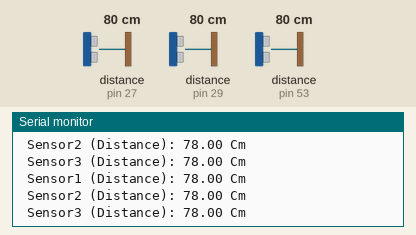
A sketch run on a simulated Arduino Mega 2560, built with avr-gcc and run on an emulated ATmega2560. Shown: the last lines printed to the serial monitor. Wiring (inferred from the names in the program): 3 × ultrasonic range finder: trigger pin 25, echo pin 27 / trigger pin 28, echo pin 29 / trigger pin 52, echo pin 53. Inputs (shaded band) come from the test bench; at power-on: distance to the obstacle (sensors on pin 27, pin 29, pin 53) 80 cm. The echo pulse lasts 58.3 µs per cm.

Above: at 1.3 s.
1.4 s: distance to the obstacle (sensor on pin 27) set to 2 cm
At 2.01 s:
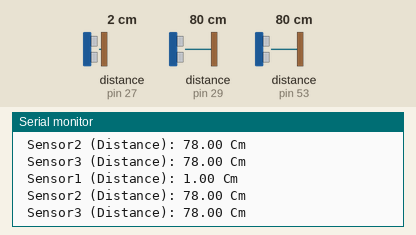
2.9 s: distance to the obstacle (sensor on pin 29) set to 120 cm
At 3.09 s:
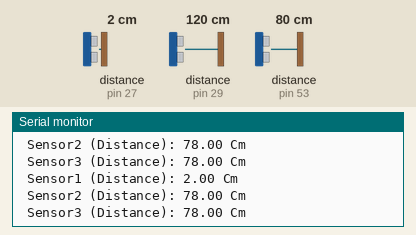
6.0 s: distance to the obstacle (sensor on pin 53) set to 2 cm
At 6.35 s:
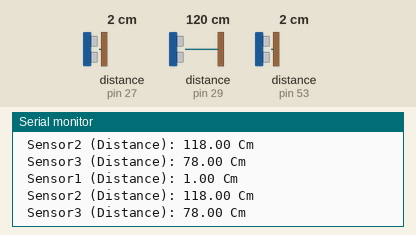
7.5 s: distance to the obstacle (sensor on pin 27) set to 4 cm
At 7.96 s:
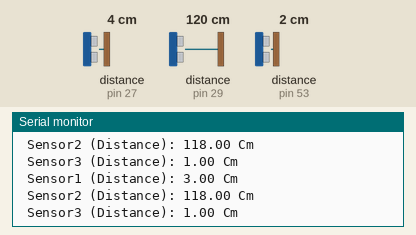
9.0 s: distance to the obstacle (sensor on pin 29) set to 2 cm
At 9.56 s:
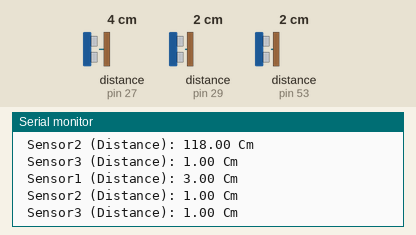
10.5 s: distance to the obstacle (sensor on pin 53) set to 4 cm
At 11.15 s:
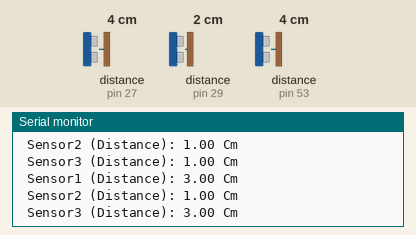
Timing chart, 0 to 13.0 s (numbered marks = the images above; inputs shaded):
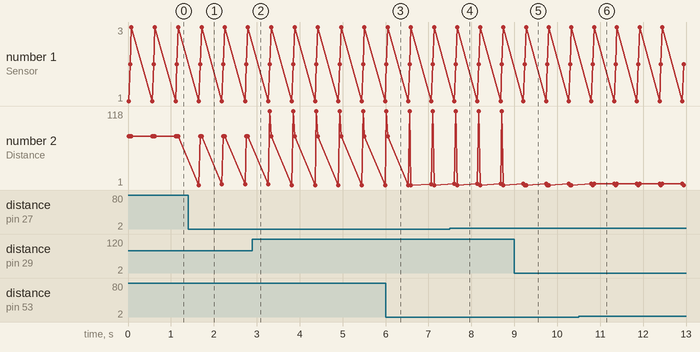

The sketch:

supersonic_sensor.ino
```cpp
#define TRIG_L 25 //TRIG 핀 설정 (초음파 보내는 핀)
#define ECHO_L 27 //ECHO 핀 설정 (초음파 받는 핀)
#define TRIG_R 28 //TRIG 핀 설정 (초음파 보내는 핀)
#define ECHO_R 29 //ECHO 핀 설정 (초음파 받는 핀)
#define TRIG_F 52
#define ECHO_F 53

void setup() {
  Serial.begin(9600); //시리얼모니터로 센서값을 확인하기위해서 시리얼 통신을 정의
  pinMode(TRIG_L, OUTPUT);
  pinMode(ECHO_L, INPUT);
  pinMode(TRIG_R, OUTPUT);
  pinMode(ECHO_R, INPUT);
  pinMode(TRIG_F, OUTPUT);
  pinMode(ECHO_F, INPUT);
}

void loop(){

  unsigned long duration1, duration2, duration3;

  //초음파 센서 1
  digitalWrite(TRIG_L, LOW);
  delayMicroseconds(2);
  digitalWrite(TRIG_L, HIGH);
  delayMicroseconds(10);
  digitalWrite(TRIG_L, LOW);
  duration1 = pulseIn (ECHO_L, HIGH); //물체에 반사되어돌아온 초음파의 시간을 변수에 저장

  //초음파 센서 2
  digitalWrite(TRIG_R, LOW);
  delayMicroseconds(2);
  digitalWrite(TRIG_R, HIGH);
  delayMicroseconds(10);
  digitalWrite(TRIG_R, LOW);
  duration2 = pulseIn (ECHO_R, HIGH); //물체에 반사되어돌아온 초음파의 시간을 변수에 저장

  //초음파 센서 3
  digitalWrite(TRIG_F, LOW);
  delayMicroseconds(2);
  digitalWrite(TRIG_F, HIGH);
  delayMicroseconds(10);
  digitalWrite(TRIG_F, LOW);
  duration3 = pulseIn (ECHO_F, HIGH); //물체에 반사되어돌아온 초음파의 시간을 변수에 저장

  //34000*초음파가 물체로 부터 반사되어 돌아오는시간 /1000000 / 2(왕복값이아니라 편도값이기때문에 나누기2를 해줍니다.)
  //초음파센서의 거리값이 위 계산값과 동일하게 Cm로 환산되는 계산공식

  float distance1 = duration1 * 17 / 1000;
  float distance2 = duration2 * 17 / 1000;
  float distance3 = duration3 * 17 / 1000;
  //시리얼모니터로 초음파 거리값을 확인 하는 코드


  Serial.print("\n Sensor1 (Distance): ");
  Serial.print(distance1); //측정된 물체로부터 거리값(cm값)
  Serial.println(" Cm");
  Serial.print(" Sensor2 (Distance): ");
  Serial.print(distance2); //측정된 물체로부터 거리값(cm값)
  Serial.println(" Cm");
  Serial.print(" Sensor3 (Distance): ");
  Serial.print(distance3); //측정된 물체로부터 거리값(cm값)
  Serial.println(" Cm");
  delay(500); //측정값보여주는 시간 간격


}
```

Measured:
- after the input at 1.4 s, the serial monitor: prints a new line after 0.25 s (image 1)
- after the input at 7.5 s, the serial monitor: prints a new line after 0.10 s (image 4)
- after the input at 9.0 s, the serial monitor: prints a new line after 0.24 s (image 5)
- after the input at 10.5 s, the serial monitor: prints a new line after 0.36 s (image 6)
